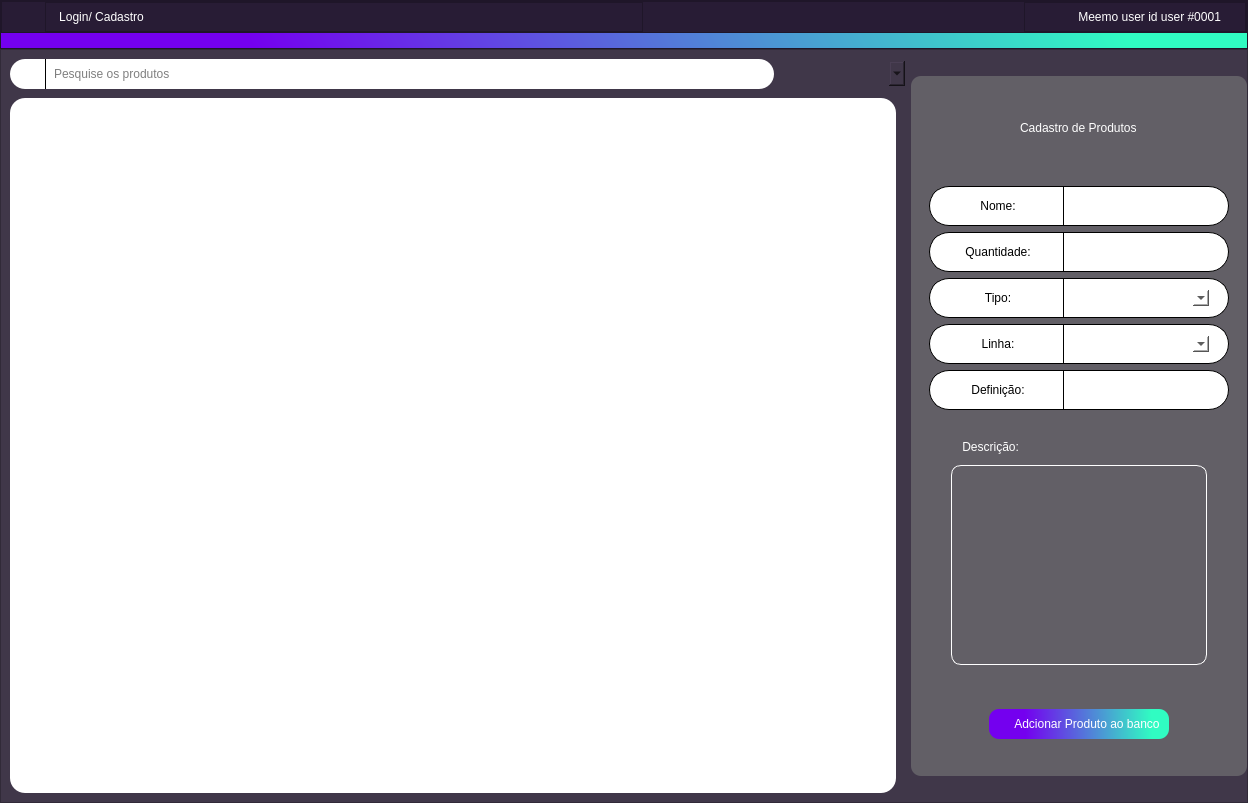
<?xml version="1.0" encoding="UTF-8"?>
<ui version="4.0">
 <class>Estoque</class>
 <widget class="QMainWindow" name="Estoque">
  <property name="geometry">
   <rect>
    <x>0</x>
    <y>0</y>
    <width>1248</width>
    <height>803</height>
   </rect>
  </property>
  <property name="windowTitle">
   <string>Estoque</string>
  </property>
  <property name="windowIcon">
   <iconset resource="qrc/source.qrc">
    <normaloff>:/iconteste/icons/ba812f4a-b112-4fa5-96d0-dccd574e3a86.jpg</normaloff>:/iconteste/icons/ba812f4a-b112-4fa5-96d0-dccd574e3a86.jpg</iconset>
  </property>
  <widget class="QWidget" name="centralwidget">
   <layout class="QVBoxLayout" name="verticalLayout_5">
    <property name="spacing">
     <number>0</number>
    </property>
    <property name="leftMargin">
     <number>0</number>
    </property>
    <property name="topMargin">
     <number>0</number>
    </property>
    <property name="rightMargin">
     <number>0</number>
    </property>
    <property name="bottomMargin">
     <number>0</number>
    </property>
    <item>
     <widget class="QFrame" name="frame_3">
      <property name="minimumSize">
       <size>
        <width>0</width>
        <height>0</height>
       </size>
      </property>
      <property name="maximumSize">
       <size>
        <width>16777215</width>
        <height>60</height>
       </size>
      </property>
      <property name="styleSheet">
       <string notr="true">background-color: #281c35;
color:#fff;</string>
      </property>
      <property name="frameShape">
       <enum>QFrame::StyledPanel</enum>
      </property>
      <property name="frameShadow">
       <enum>QFrame::Raised</enum>
      </property>
      <layout class="QVBoxLayout" name="verticalLayout_3">
       <property name="spacing">
        <number>0</number>
       </property>
       <property name="leftMargin">
        <number>0</number>
       </property>
       <property name="topMargin">
        <number>0</number>
       </property>
       <property name="rightMargin">
        <number>0</number>
       </property>
       <property name="bottomMargin">
        <number>0</number>
       </property>
       <item>
        <widget class="QFrame" name="frame_12">
         <property name="frameShape">
          <enum>QFrame::StyledPanel</enum>
         </property>
         <property name="frameShadow">
          <enum>QFrame::Raised</enum>
         </property>
         <layout class="QHBoxLayout" name="horizontalLayout_3">
          <property name="leftMargin">
           <number>6</number>
          </property>
          <property name="topMargin">
           <number>0</number>
          </property>
          <property name="rightMargin">
           <number>0</number>
          </property>
          <property name="bottomMargin">
           <number>0</number>
          </property>
          <item>
           <widget class="QFrame" name="frame_2">
            <property name="minimumSize">
             <size>
              <width>31</width>
              <height>30</height>
             </size>
            </property>
            <property name="maximumSize">
             <size>
              <width>31</width>
              <height>30</height>
             </size>
            </property>
            <property name="styleSheet">
             <string notr="true">border-image: url(:/iconteste/icons/ba812f4a-b112-4fa5-96d0-dccd574e3a86.jpg);
border-radius:15px;</string>
            </property>
            <property name="frameShape">
             <enum>QFrame::StyledPanel</enum>
            </property>
            <property name="frameShadow">
             <enum>QFrame::Raised</enum>
            </property>
            <layout class="QGridLayout" name="gridLayout_3">
             <property name="leftMargin">
              <number>0</number>
             </property>
             <property name="topMargin">
              <number>0</number>
             </property>
             <property name="rightMargin">
              <number>0</number>
             </property>
             <property name="bottomMargin">
              <number>0</number>
             </property>
             <property name="spacing">
              <number>0</number>
             </property>
            </layout>
           </widget>
          </item>
          <item>
           <widget class="QFrame" name="frame_4">
            <property name="frameShape">
             <enum>QFrame::StyledPanel</enum>
            </property>
            <property name="frameShadow">
             <enum>QFrame::Raised</enum>
            </property>
            <layout class="QVBoxLayout" name="verticalLayout">
             <property name="spacing">
              <number>0</number>
             </property>
             <property name="leftMargin">
              <number>0</number>
             </property>
             <property name="topMargin">
              <number>0</number>
             </property>
             <property name="rightMargin">
              <number>0</number>
             </property>
             <property name="bottomMargin">
              <number>0</number>
             </property>
             <item>
              <widget class="QPushButton" name="Logincadastro">
               <property name="minimumSize">
                <size>
                 <width>111</width>
                 <height>25</height>
                </size>
               </property>
               <property name="maximumSize">
                <size>
                 <width>110</width>
                 <height>16777215</height>
                </size>
               </property>
               <property name="styleSheet">
                <string notr="true">QPushButton{
border:0px;
border-radius:12px;
}
QPushButton::hover
{

background-color:#403749

}
QPushButton::pressed
{
border-style: outset;
border-width: 3px;
border-color: #30fcc2;
background-color:625f66
}
</string>
               </property>
               <property name="text">
                <string>Login/ Cadastro</string>
               </property>
               <property name="icon">
                <iconset resource="qrc/source.qrc">
                 <normaloff>:/iconteste/icons/user.png</normaloff>:/iconteste/icons/user.png</iconset>
               </property>
              </widget>
             </item>
            </layout>
           </widget>
          </item>
          <item alignment="Qt::AlignRight">
           <widget class="QFrame" name="frame_13">
            <property name="frameShape">
             <enum>QFrame::StyledPanel</enum>
            </property>
            <property name="frameShadow">
             <enum>QFrame::Raised</enum>
            </property>
            <layout class="QHBoxLayout" name="horizontalLayout">
             <property name="spacing">
              <number>0</number>
             </property>
             <property name="leftMargin">
              <number>20</number>
             </property>
             <property name="topMargin">
              <number>0</number>
             </property>
             <property name="rightMargin">
              <number>0</number>
             </property>
             <property name="bottomMargin">
              <number>0</number>
             </property>
             <item>
              <widget class="QLabel" name="label_2">
               <property name="minimumSize">
                <size>
                 <width>200</width>
                 <height>0</height>
                </size>
               </property>
               <property name="maximumSize">
                <size>
                 <width>200</width>
                 <height>30</height>
                </size>
               </property>
               <property name="text">
                <string>          Meemo user id user #0001</string>
               </property>
              </widget>
             </item>
            </layout>
           </widget>
          </item>
         </layout>
        </widget>
       </item>
       <item>
        <widget class="QLabel" name="label_24">
         <property name="minimumSize">
          <size>
           <width>0</width>
           <height>15</height>
          </size>
         </property>
         <property name="maximumSize">
          <size>
           <width>16777215</width>
           <height>15</height>
          </size>
         </property>
         <property name="styleSheet">
          <string notr="true">background-color: qlineargradient(spread:pad, x1:0.0227727, y1:0.557, x2:1, y2:0.551, stop:0.181818 rgba(116, 0, 239, 255), stop:0.903409 rgba(48, 252, 194, 255));</string>
         </property>
         <property name="text">
          <string/>
         </property>
        </widget>
       </item>
      </layout>
     </widget>
    </item>
    <item>
     <widget class="QFrame" name="frame">
      <property name="styleSheet">
       <string notr="true">background-color:#403749;
color:black;</string>
      </property>
      <property name="frameShape">
       <enum>QFrame::StyledPanel</enum>
      </property>
      <property name="frameShadow">
       <enum>QFrame::Raised</enum>
      </property>
      <layout class="QHBoxLayout" name="horizontalLayout_2">
       <property name="leftMargin">
        <number>0</number>
       </property>
       <property name="topMargin">
        <number>0</number>
       </property>
       <property name="rightMargin">
        <number>0</number>
       </property>
       <property name="bottomMargin">
        <number>0</number>
       </property>
       <item>
        <widget class="QFrame" name="frame_46">
         <property name="styleSheet">
          <string notr="true">border-radius:15px;</string>
         </property>
         <property name="frameShape">
          <enum>QFrame::StyledPanel</enum>
         </property>
         <property name="frameShadow">
          <enum>QFrame::Raised</enum>
         </property>
         <layout class="QVBoxLayout" name="verticalLayout_20">
          <property name="spacing">
           <number>0</number>
          </property>
          <property name="leftMargin">
           <number>0</number>
          </property>
          <property name="topMargin">
           <number>0</number>
          </property>
          <property name="rightMargin">
           <number>0</number>
          </property>
          <property name="bottomMargin">
           <number>0</number>
          </property>
          <item>
           <widget class="QFrame" name="frame_41">
            <property name="frameShape">
             <enum>QFrame::StyledPanel</enum>
            </property>
            <property name="frameShadow">
             <enum>QFrame::Raised</enum>
            </property>
            <layout class="QHBoxLayout" name="horizontalLayout_23">
             <property name="spacing">
              <number>0</number>
             </property>
             <property name="rightMargin">
              <number>0</number>
             </property>
             <property name="bottomMargin">
              <number>0</number>
             </property>
             <item>
              <widget class="QFrame" name="frame_42">
               <property name="frameShape">
                <enum>QFrame::StyledPanel</enum>
               </property>
               <property name="frameShadow">
                <enum>QFrame::Raised</enum>
               </property>
               <layout class="QHBoxLayout" name="horizontalLayout_21">
                <property name="leftMargin">
                 <number>0</number>
                </property>
                <property name="topMargin">
                 <number>0</number>
                </property>
                <property name="rightMargin">
                 <number>0</number>
                </property>
                <property name="bottomMargin">
                 <number>0</number>
                </property>
                <item>
                 <widget class="QFrame" name="frame_43">
                  <property name="minimumSize">
                   <size>
                    <width>0</width>
                    <height>30</height>
                   </size>
                  </property>
                  <property name="maximumSize">
                   <size>
                    <width>16777215</width>
                    <height>40</height>
                   </size>
                  </property>
                  <property name="styleSheet">
                   <string notr="true">background-color:white;
color:black;</string>
                  </property>
                  <property name="frameShape">
                   <enum>QFrame::StyledPanel</enum>
                  </property>
                  <property name="frameShadow">
                   <enum>QFrame::Raised</enum>
                  </property>
                  <layout class="QHBoxLayout" name="horizontalLayout_22">
                   <property name="topMargin">
                    <number>0</number>
                   </property>
                   <property name="bottomMargin">
                    <number>0</number>
                   </property>
                   <item>
                    <widget class="QLabel" name="label_34">
                     <property name="minimumSize">
                      <size>
                       <width>20</width>
                       <height>20</height>
                      </size>
                     </property>
                     <property name="maximumSize">
                      <size>
                       <width>20</width>
                       <height>20</height>
                      </size>
                     </property>
                     <property name="styleSheet">
                      <string notr="true">border-image: url(:/iconteste/icons/loupe (1).png);
border-radius:12px;</string>
                     </property>
                     <property name="text">
                      <string/>
                     </property>
                    </widget>
                   </item>
                   <item>
                    <widget class="Line" name="line_2">
                     <property name="minimumSize">
                      <size>
                       <width>1</width>
                       <height>25</height>
                      </size>
                     </property>
                     <property name="maximumSize">
                      <size>
                       <width>1</width>
                       <height>16777215</height>
                      </size>
                     </property>
                     <property name="styleSheet">
                      <string notr="true">background-color:black;	</string>
                     </property>
                     <property name="orientation">
                      <enum>Qt::Vertical</enum>
                     </property>
                    </widget>
                   </item>
                   <item>
                    <widget class="QLineEdit" name="lineEdit_2">
                     <property name="minimumSize">
                      <size>
                       <width>0</width>
                       <height>25</height>
                      </size>
                     </property>
                     <property name="styleSheet">
                      <string notr="true">background-color:white;
font: 12pt &quot;MS Shell Dlg 2&quot;;
color:black;
border-radius:10px;</string>
                     </property>
                     <property name="placeholderText">
                      <string>Pesquise os produtos</string>
                     </property>
                    </widget>
                   </item>
                  </layout>
                 </widget>
                </item>
                <item>
                 <widget class="QComboBox" name="comboBox_6">
                  <property name="minimumSize">
                   <size>
                    <width>125</width>
                    <height>25</height>
                   </size>
                  </property>
                  <property name="styleSheet">
                   <string notr="true">QComboBox {
	border: transparent;

}
QComboBox::drop-down:button{
border:transparent; background:transparent;
border-image: url(:/iconteste/icons/arrow-white.png);
width: 14,px;
height: 14px;
padding-top:1px;
margin-top:3px;

}

QComboBox QAbstractItemView{
	
	border:1px solid black;
	border-radius:0px;
 
	
}
</string>
                  </property>
                 </widget>
                </item>
               </layout>
              </widget>
             </item>
            </layout>
           </widget>
          </item>
          <item>
           <widget class="QFrame" name="frame_45">
            <property name="minimumSize">
             <size>
              <width>700</width>
              <height>0</height>
             </size>
            </property>
            <property name="maximumSize">
             <size>
              <width>16515165</width>
              <height>16777215</height>
             </size>
            </property>
            <property name="frameShape">
             <enum>QFrame::StyledPanel</enum>
            </property>
            <property name="frameShadow">
             <enum>QFrame::Raised</enum>
            </property>
            <layout class="QHBoxLayout" name="horizontalLayout_24">
             <item>
              <widget class="QTableWidget" name="tableWidget_4">
               <property name="styleSheet">
                <string notr="true">background-color:white;
color:black;</string>
               </property>
              </widget>
             </item>
            </layout>
           </widget>
          </item>
         </layout>
        </widget>
       </item>
       <item>
        <widget class="QFrame" name="frame_11">
         <property name="maximumSize">
          <size>
           <width>500</width>
           <height>700</height>
          </size>
         </property>
         <property name="styleSheet">
          <string notr="true">background-color:#625f66;
color:white;
border-radius:10px;</string>
         </property>
         <property name="frameShape">
          <enum>QFrame::StyledPanel</enum>
         </property>
         <property name="frameShadow">
          <enum>QFrame::Raised</enum>
         </property>
         <layout class="QVBoxLayout" name="verticalLayout_4">
          <item alignment="Qt::AlignHCenter">
           <widget class="QLabel" name="label_3">
            <property name="styleSheet">
             <string notr="true">font: 20pt &quot;MS Shell Dlg 2&quot;;</string>
            </property>
            <property name="text">
             <string>Cadastro de Produtos</string>
            </property>
           </widget>
          </item>
          <item alignment="Qt::AlignHCenter">
           <widget class="QFrame" name="frame_15">
            <property name="styleSheet">
             <string notr="true">color:black;</string>
            </property>
            <property name="frameShape">
             <enum>QFrame::StyledPanel</enum>
            </property>
            <property name="frameShadow">
             <enum>QFrame::Raised</enum>
            </property>
            <layout class="QVBoxLayout" name="verticalLayout_7">
             <item>
              <widget class="QFrame" name="frame_16">
               <property name="minimumSize">
                <size>
                 <width>300</width>
                 <height>40</height>
                </size>
               </property>
               <property name="maximumSize">
                <size>
                 <width>206</width>
                 <height>40</height>
                </size>
               </property>
               <property name="styleSheet">
                <string notr="true">border: 1px solid black;
border-radius:20px;
background-color: white;
color:black;</string>
               </property>
               <property name="frameShape">
                <enum>QFrame::StyledPanel</enum>
               </property>
               <property name="frameShadow">
                <enum>QFrame::Raised</enum>
               </property>
               <layout class="QHBoxLayout" name="horizontalLayout_8">
                <property name="topMargin">
                 <number>0</number>
                </property>
                <property name="bottomMargin">
                 <number>0</number>
                </property>
                <item>
                 <widget class="QLabel" name="label_14">
                  <property name="minimumSize">
                   <size>
                    <width>40</width>
                    <height>20</height>
                   </size>
                  </property>
                  <property name="maximumSize">
                   <size>
                    <width>100</width>
                    <height>20</height>
                   </size>
                  </property>
                  <property name="styleSheet">
                   <string notr="true">border:0px;</string>
                  </property>
                  <property name="text">
                   <string>Nome:</string>
                  </property>
                  <property name="alignment">
                   <set>Qt::AlignCenter</set>
                  </property>
                 </widget>
                </item>
                <item>
                 <widget class="Line" name="line_5">
                  <property name="minimumSize">
                   <size>
                    <width>0</width>
                    <height>40</height>
                   </size>
                  </property>
                  <property name="maximumSize">
                   <size>
                    <width>1</width>
                    <height>16777215</height>
                   </size>
                  </property>
                  <property name="styleSheet">
                   <string notr="true">margin-top:0px;</string>
                  </property>
                  <property name="orientation">
                   <enum>Qt::Vertical</enum>
                  </property>
                 </widget>
                </item>
                <item>
                 <widget class="QLineEdit" name="lineEdit_5">
                  <property name="maximumSize">
                   <size>
                    <width>130</width>
                    <height>16777215</height>
                   </size>
                  </property>
                  <property name="styleSheet">
                   <string notr="true">border: 0px;</string>
                  </property>
                 </widget>
                </item>
               </layout>
              </widget>
             </item>
             <item>
              <widget class="QFrame" name="frame_20">
               <property name="minimumSize">
                <size>
                 <width>300</width>
                 <height>40</height>
                </size>
               </property>
               <property name="maximumSize">
                <size>
                 <width>206</width>
                 <height>40</height>
                </size>
               </property>
               <property name="styleSheet">
                <string notr="true">border: 1px solid black;
border-radius:20px;
background-color: white;
color:black;</string>
               </property>
               <property name="frameShape">
                <enum>QFrame::StyledPanel</enum>
               </property>
               <property name="frameShadow">
                <enum>QFrame::Raised</enum>
               </property>
               <layout class="QHBoxLayout" name="horizontalLayout_13">
                <property name="topMargin">
                 <number>0</number>
                </property>
                <property name="bottomMargin">
                 <number>0</number>
                </property>
                <item>
                 <widget class="QLabel" name="label_20">
                  <property name="minimumSize">
                   <size>
                    <width>40</width>
                    <height>20</height>
                   </size>
                  </property>
                  <property name="maximumSize">
                   <size>
                    <width>100</width>
                    <height>20</height>
                   </size>
                  </property>
                  <property name="styleSheet">
                   <string notr="true">border:0px;</string>
                  </property>
                  <property name="text">
                   <string>Quantidade:</string>
                  </property>
                  <property name="alignment">
                   <set>Qt::AlignCenter</set>
                  </property>
                 </widget>
                </item>
                <item>
                 <widget class="Line" name="line_11">
                  <property name="minimumSize">
                   <size>
                    <width>0</width>
                    <height>40</height>
                   </size>
                  </property>
                  <property name="maximumSize">
                   <size>
                    <width>1</width>
                    <height>16777215</height>
                   </size>
                  </property>
                  <property name="styleSheet">
                   <string notr="true">margin-top:0px;</string>
                  </property>
                  <property name="orientation">
                   <enum>Qt::Vertical</enum>
                  </property>
                 </widget>
                </item>
                <item>
                 <widget class="QLineEdit" name="lineEdit_10">
                  <property name="maximumSize">
                   <size>
                    <width>130</width>
                    <height>16777215</height>
                   </size>
                  </property>
                  <property name="styleSheet">
                   <string notr="true">border: 0px;</string>
                  </property>
                 </widget>
                </item>
               </layout>
              </widget>
             </item>
             <item>
              <widget class="QFrame" name="frame_17">
               <property name="minimumSize">
                <size>
                 <width>300</width>
                 <height>40</height>
                </size>
               </property>
               <property name="maximumSize">
                <size>
                 <width>206</width>
                 <height>40</height>
                </size>
               </property>
               <property name="styleSheet">
                <string notr="true">border: 1px solid black;
border-radius:20px;
background-color: white;</string>
               </property>
               <property name="frameShape">
                <enum>QFrame::StyledPanel</enum>
               </property>
               <property name="frameShadow">
                <enum>QFrame::Raised</enum>
               </property>
               <layout class="QHBoxLayout" name="horizontalLayout_10">
                <property name="topMargin">
                 <number>0</number>
                </property>
                <property name="bottomMargin">
                 <number>0</number>
                </property>
                <item>
                 <widget class="QLabel" name="label_17">
                  <property name="minimumSize">
                   <size>
                    <width>40</width>
                    <height>20</height>
                   </size>
                  </property>
                  <property name="maximumSize">
                   <size>
                    <width>100</width>
                    <height>20</height>
                   </size>
                  </property>
                  <property name="styleSheet">
                   <string notr="true">border:0px;</string>
                  </property>
                  <property name="text">
                   <string>Tipo:</string>
                  </property>
                  <property name="alignment">
                   <set>Qt::AlignCenter</set>
                  </property>
                 </widget>
                </item>
                <item>
                 <widget class="Line" name="line_8">
                  <property name="minimumSize">
                   <size>
                    <width>0</width>
                    <height>40</height>
                   </size>
                  </property>
                  <property name="maximumSize">
                   <size>
                    <width>1</width>
                    <height>16777215</height>
                   </size>
                  </property>
                  <property name="styleSheet">
                   <string notr="true">margin-top:0px;</string>
                  </property>
                  <property name="orientation">
                   <enum>Qt::Vertical</enum>
                  </property>
                 </widget>
                </item>
                <item>
                 <widget class="QComboBox" name="comboBox_7">
                  <property name="maximumSize">
                   <size>
                    <width>130</width>
                    <height>16777215</height>
                   </size>
                  </property>
                  <property name="styleSheet">
                   <string notr="true">QComboBox {
	border: transparent;

}
QComboBox::drop-down:button{
border:transparent; background:transparent;
border-image: url(:/iconteste/icons/arrow-black.png);
width: 14px;
height: 14px;
padding-top:1px;
margin-top:3px;

}

QComboBox QAbstractItemView{
	
	border:1px solid black;
	border-radius:0px;
 
	
}
</string>
                  </property>
                 </widget>
                </item>
               </layout>
              </widget>
             </item>
             <item>
              <widget class="QFrame" name="frame_19">
               <property name="minimumSize">
                <size>
                 <width>300</width>
                 <height>40</height>
                </size>
               </property>
               <property name="maximumSize">
                <size>
                 <width>206</width>
                 <height>40</height>
                </size>
               </property>
               <property name="styleSheet">
                <string notr="true">border: 1px solid black;
border-radius:20px;
background-color: white;</string>
               </property>
               <property name="frameShape">
                <enum>QFrame::StyledPanel</enum>
               </property>
               <property name="frameShadow">
                <enum>QFrame::Raised</enum>
               </property>
               <layout class="QHBoxLayout" name="horizontalLayout_12">
                <property name="topMargin">
                 <number>0</number>
                </property>
                <property name="bottomMargin">
                 <number>0</number>
                </property>
                <item>
                 <widget class="QLabel" name="label_19">
                  <property name="minimumSize">
                   <size>
                    <width>40</width>
                    <height>20</height>
                   </size>
                  </property>
                  <property name="maximumSize">
                   <size>
                    <width>100</width>
                    <height>20</height>
                   </size>
                  </property>
                  <property name="styleSheet">
                   <string notr="true">border:0px;</string>
                  </property>
                  <property name="text">
                   <string>Linha:</string>
                  </property>
                  <property name="alignment">
                   <set>Qt::AlignCenter</set>
                  </property>
                 </widget>
                </item>
                <item>
                 <widget class="Line" name="line_10">
                  <property name="minimumSize">
                   <size>
                    <width>0</width>
                    <height>40</height>
                   </size>
                  </property>
                  <property name="maximumSize">
                   <size>
                    <width>1</width>
                    <height>16777215</height>
                   </size>
                  </property>
                  <property name="styleSheet">
                   <string notr="true">margin-top:0px;</string>
                  </property>
                  <property name="orientation">
                   <enum>Qt::Vertical</enum>
                  </property>
                 </widget>
                </item>
                <item>
                 <widget class="QComboBox" name="comboBox_8">
                  <property name="maximumSize">
                   <size>
                    <width>130</width>
                    <height>16777215</height>
                   </size>
                  </property>
                  <property name="styleSheet">
                   <string notr="true">QComboBox {
	border: transparent;

}
QComboBox::drop-down:button{
border:transparent; background:transparent;
border-image: url(:/iconteste/icons/arrow-black.png);
width: 14px;
height: 14px;
padding-top:1px;
margin-top:3px;

}

QComboBox QAbstractItemView{
	
	border:1px solid black;
	border-radius:0px;
 
	
}
</string>
                  </property>
                 </widget>
                </item>
               </layout>
              </widget>
             </item>
             <item>
              <widget class="QFrame" name="frame_18">
               <property name="minimumSize">
                <size>
                 <width>300</width>
                 <height>40</height>
                </size>
               </property>
               <property name="maximumSize">
                <size>
                 <width>206</width>
                 <height>40</height>
                </size>
               </property>
               <property name="styleSheet">
                <string notr="true">border: 1px solid black;
border-radius:20px;
background-color: white;</string>
               </property>
               <property name="frameShape">
                <enum>QFrame::StyledPanel</enum>
               </property>
               <property name="frameShadow">
                <enum>QFrame::Raised</enum>
               </property>
               <layout class="QHBoxLayout" name="horizontalLayout_11">
                <property name="topMargin">
                 <number>0</number>
                </property>
                <property name="bottomMargin">
                 <number>0</number>
                </property>
                <item>
                 <widget class="QLabel" name="label_18">
                  <property name="minimumSize">
                   <size>
                    <width>40</width>
                    <height>20</height>
                   </size>
                  </property>
                  <property name="maximumSize">
                   <size>
                    <width>100</width>
                    <height>20</height>
                   </size>
                  </property>
                  <property name="styleSheet">
                   <string notr="true">border:0px;</string>
                  </property>
                  <property name="text">
                   <string>Definição:</string>
                  </property>
                  <property name="alignment">
                   <set>Qt::AlignCenter</set>
                  </property>
                 </widget>
                </item>
                <item>
                 <widget class="Line" name="line_9">
                  <property name="minimumSize">
                   <size>
                    <width>0</width>
                    <height>40</height>
                   </size>
                  </property>
                  <property name="maximumSize">
                   <size>
                    <width>1</width>
                    <height>16777215</height>
                   </size>
                  </property>
                  <property name="styleSheet">
                   <string notr="true">margin-top:0px;</string>
                  </property>
                  <property name="orientation">
                   <enum>Qt::Vertical</enum>
                  </property>
                 </widget>
                </item>
                <item>
                 <widget class="QLineEdit" name="lineEdit_8">
                  <property name="maximumSize">
                   <size>
                    <width>130</width>
                    <height>16777215</height>
                   </size>
                  </property>
                  <property name="styleSheet">
                   <string notr="true">border: 0px;</string>
                  </property>
                 </widget>
                </item>
               </layout>
              </widget>
             </item>
            </layout>
           </widget>
          </item>
          <item>
           <widget class="QFrame" name="frame_7">
            <property name="maximumSize">
             <size>
              <width>16777215</width>
              <height>250</height>
             </size>
            </property>
            <property name="frameShape">
             <enum>QFrame::StyledPanel</enum>
            </property>
            <property name="frameShadow">
             <enum>QFrame::Raised</enum>
            </property>
            <layout class="QVBoxLayout" name="verticalLayout_2">
             <item>
              <widget class="QLabel" name="label">
               <property name="maximumSize">
                <size>
                 <width>16777215</width>
                 <height>25</height>
                </size>
               </property>
               <property name="text">
                <string>          Descrição:</string>
               </property>
              </widget>
             </item>
             <item alignment="Qt::AlignHCenter">
              <widget class="QPlainTextEdit" name="plainTextEdit">
               <property name="maximumSize">
                <size>
                 <width>300</width>
                 <height>200</height>
                </size>
               </property>
               <property name="styleSheet">
                <string notr="true">border:1px solid white;</string>
               </property>
              </widget>
             </item>
            </layout>
           </widget>
          </item>
          <item>
           <widget class="QFrame" name="frame_6">
            <property name="frameShape">
             <enum>QFrame::StyledPanel</enum>
            </property>
            <property name="frameShadow">
             <enum>QFrame::Raised</enum>
            </property>
            <layout class="QHBoxLayout" name="horizontalLayout_4">
             <property name="spacing">
              <number>0</number>
             </property>
             <property name="leftMargin">
              <number>0</number>
             </property>
             <property name="topMargin">
              <number>0</number>
             </property>
             <property name="rightMargin">
              <number>0</number>
             </property>
             <property name="bottomMargin">
              <number>0</number>
             </property>
             <item>
              <widget class="QPushButton" name="pushButton_13">
               <property name="minimumSize">
                <size>
                 <width>170</width>
                 <height>30</height>
                </size>
               </property>
               <property name="maximumSize">
                <size>
                 <width>180</width>
                 <height>16777215</height>
                </size>
               </property>
               <property name="layoutDirection">
                <enum>Qt::RightToLeft</enum>
               </property>
               <property name="styleSheet">
                <string notr="true">


QPushButton{
border:1px;
background-color: qlineargradient(spread:pad, x1:0.0227727, y1:0.557, x2:1, y2:0.551, stop:0.181818 rgba(116, 0, 239, 255), stop:0.903409 rgba(48, 252, 194, 255));
border-radius:10px;
color:white;
}
QPushButton::hover
{


border-width: 2px;

border-color: black;

}
QPushButton::pressed
{
border-style: outset;
border-width: 3px;
border-color: #30fcc2;
}
</string>
               </property>
               <property name="text">
                <string>     Adcionar Produto ao banco</string>
               </property>
               <property name="icon">
                <iconset resource="qrc/source.qrc">
                 <normaloff>:/iconteste/icons/right white arrow.png</normaloff>:/iconteste/icons/right white arrow.png</iconset>
               </property>
              </widget>
             </item>
            </layout>
           </widget>
          </item>
         </layout>
        </widget>
       </item>
      </layout>
     </widget>
    </item>
   </layout>
  </widget>
 </widget>
 <resources>
  <include location="qrc/source.qrc"/>
 </resources>
 <connections/>
</ui>
